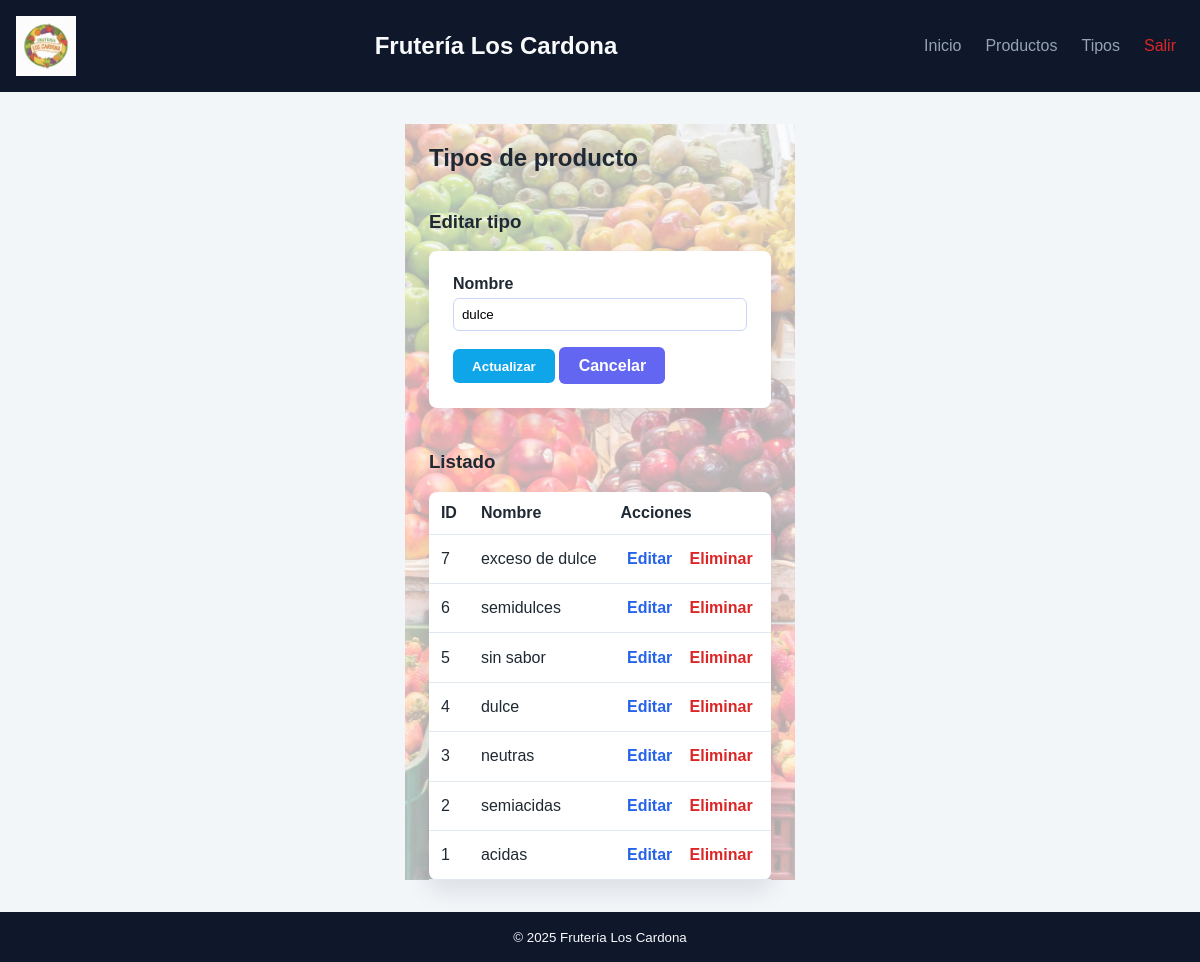
Screenshot of /tipo_prod.php?edit=4 (signed in) with the database file from the repository.
### tables this page shows
CREATE TABLE `tipo_prod` (
  `id_tipo_prod` int(11) NOT NULL,
  `nom_tprod` varchar(25) NOT NULL
);

### tipo_prod.php (the view, shortened to what this page needs)
<?php
$pdo = db();
$editar = null;
if (isset($_GET['edit'])) {
    $id = filter_input(INPUT_GET, 'edit', FILTER_VALIDATE_INT);
    if ($id !== false && $id !== null) {
        $stmt = $pdo->prepare('SELECT * FROM tipo_prod WHERE id_tipo_prod = ?');
        $stmt->execute([$id]);
        $editar = $stmt->fetch(PDO::FETCH_ASSOC);
    }
}
$tipos = $pdo->query('SELECT * FROM tipo_prod ORDER BY id_tipo_prod DESC')->fetchAll();
require __DIR__ . '/includes/header.php';
?>
    <h2>Tipos de producto</h2>
    <div class="grid-2">
        <article>
            <h3><?php echo $editar ? 'Editar tipo' : 'Nuevo tipo'; ?></h3>
            <form method="post" class="form">
                <label>
                    Nombre
                    <input type="text" name="nom_tprod" maxlength="25" value="<?php echo htmlspecialchars($editar['nom_tprod'] ?? ''); ?>" required>
                </label>
                <button type="submit" class="btn btn-primary"><?php echo $editar ? 'Actualizar' : 'Crear'; ?></button>
                <?php if ($editar): ?>
                    <a class="btn btn-secondary" href="tipo_prod.php">Cancelar</a>
                <?php endif; ?>
            </form>
        </article>
        <article>
            <h3>Listado</h3>
            <table>
                <thead>
                <tr>
                    <th>ID</th>
                    <th>Nombre</th>
                    <th>Acciones</th>
                </tr>
                </thead>
                <tbody>
                <?php foreach ($tipos as $tipo): ?>
                    <tr>
                        <td><?php echo (int)$tipo['id_tipo_prod']; ?></td>
                        <td><?php echo htmlspecialchars($tipo['nom_tprod']); ?></td>
                        <td>
                            <a class="btn btn-link" href="tipo_prod.php?edit=<?php echo (int)$tipo['id_tipo_prod']; ?>">Editar</a>
                            <a class="btn btn-link link-danger" href="tipo_prod.php?delete=<?php echo (int)$tipo['id_tipo_prod']; ?>" onclick="return confirm('¿Eliminar este tipo?');">Eliminar</a>
                        </td>
                    </tr>
                <?php endforeach; ?>
                </tbody>
            </table>
        </article>
    </div>
<?php require __DIR__ . '/includes/footer.php'; ?>

### assets/css/styles.css (style rules this page uses)
* { box-sizing: border-box; }
body { margin: 0; font-family: Arial, sans-serif; background: #f2f6f9; color: #1f2933; }
a { color: #0a7cff; text-decoration: none; }
.auth-card, .card, .form, table { background: #fff; border-radius: 8px; padding: 1.5rem; box-shadow: 0 10px 25px rgba(15, 23, 42, 0.1); }
.form label { display: block; margin-bottom: 1rem; font-weight: 600; }
.form input, .form select { width: 100%; padding: 0.5rem; margin-top: 0.3rem; border: 1px solid #cbd5f5; border-radius: 6px; }
.btn { display: inline-block; padding: 0.6rem 1.2rem; border-radius: 6px; border: none; cursor: pointer; font-weight: bold; text-align: center; }
.btn-primary { background: #0ea5e9; color: #fff; }
.btn-secondary { background: #6366f1; color: #fff; }
.btn-link { background: transparent; color: #2563eb; padding: 0.2rem 0.4rem; }
.link-danger { color: #dc2626 !important; }
.grid-2 { display: grid; grid-template-columns: repeat(auto-fit, minmax(280px, 1fr)); gap: 1.5rem; align-items: start; }
table { width: 100%; border-collapse: collapse; margin-top: 1rem; }
th, td { text-align: left; padding: 0.75rem; border-bottom: 1px solid #e2e8f0; }
html, body { height: 100%; margin: 0; }
body { display: flex; flex-direction: column; }
main.container > * { position: relative; z-index: 1; }

### rows the page displays
tipo_prod: nom_tprod "dulce", id_tipo_prod "4"
tipo_prod: id_tipo_prod "7", nom_tprod "exceso de dulce"
tipo_prod: id_tipo_prod "6", nom_tprod "semidulces"
tipo_prod: id_tipo_prod "5", nom_tprod "sin sabor"
tipo_prod: id_tipo_prod "3", nom_tprod "neutras"
tipo_prod: id_tipo_prod "2", nom_tprod "semiacidas"
tipo_prod: id_tipo_prod "1", nom_tprod "acidas"
